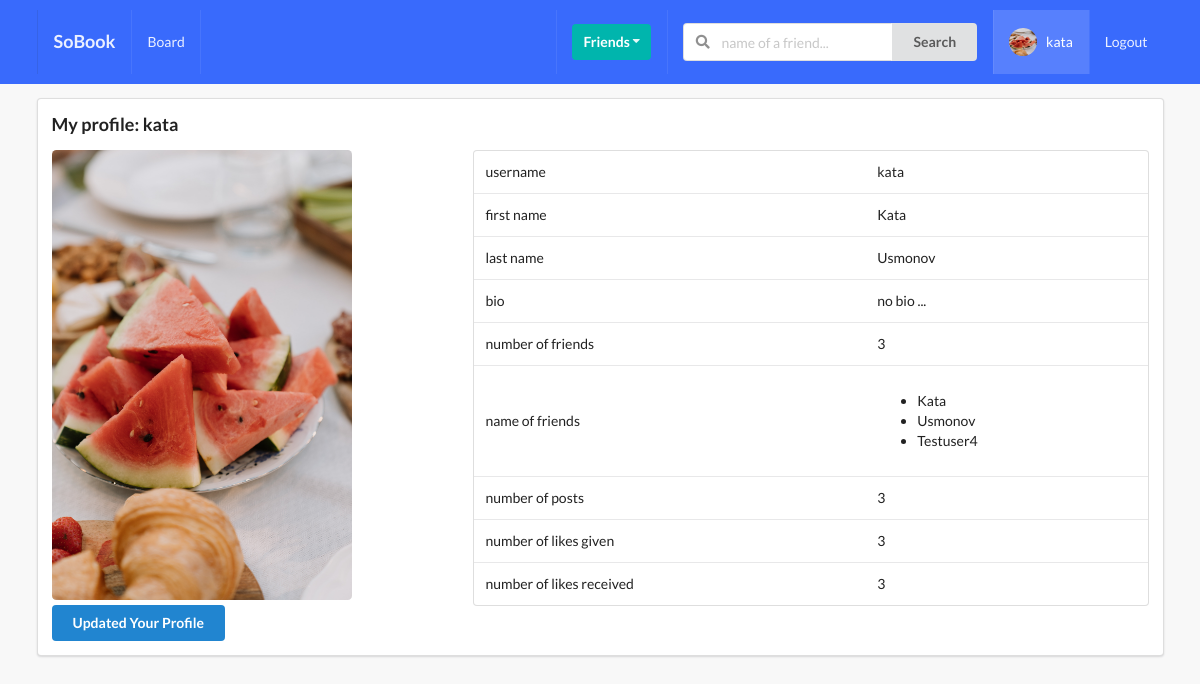
Screenshot of /profiles/myprofile/ (signed in) with the database file from the repository.
### profiles/models.py (models this page shows, shortened)
class Profile(models.Model):
	first_name = models.CharField(max_length=200, blank=True)
	last_name = models.CharField(max_length=200, blank=True)
	user = models.OneToOneField(User, on_delete=models.CASCADE)
	bio = models.TextField(default='no bio ...', max_length=300)
	email = models.EmailField(max_length=200, blank=True)
	country = models.CharField(max_length=200, blank=True)
	avatar = models.ImageField(default='avatar.png', upload_to='avatars/')
	friends  = models.ManyToManyField(User , blank=True, related_name = 'friends')
	slug = models.SlugField(unique = True, blank=True)
	updated = models.DateTimeField(auto_now=True)#
	created = models.DateTimeField(auto_now=True)#
	objects = ProfileManager()
	def get_friends(self):
		return self.friends.all()
	def get_friends_no(self):
		return self.friends.all().count()
	def get_posts_no(self):
		return self.posts.all().count()
	def get_likes_given_no(self):
		likes = self.like_set.all()
		total_liked = 0
		for item in likes:
			if item.value == 'Like':
				total_liked+=1
		return total_liked
	def get_likes_received_no(self):
		posts = self.posts.all()
		total_liked = 0
		for item in posts:
			total_liked += item.liked.all().count()
		return total_liked
	def __str__(self):
		return f"{self.user.username}-{self.created.strftime('%d-%m-%y')}"
	__initial_first_name = None
	__initial_last_name  = None
	def __init__(self, *args, **kwargs):
		super().__init__(*args, **kwargs)
		self.__initial_first_name = self.first_name
		self.__initial_last_name = self.last_name

### posts/models.py (models this page shows, shortened)
class Like(models.Model):
	user = models.ForeignKey(Profile, on_delete=models.CASCADE)
	post = models.ForeignKey(Post, on_delete=models.CASCADE)
	value = models.CharField(choices=LIKE_CHOICES, max_length=8)
	updated = models.DateTimeField(auto_now=True)
	created = models.DateTimeField(auto_now_add=True)

class Post(models.Model):
	content = models.TextField()
	image = models.ImageField(upload_to='posts/', validators=[FileExtensionValidator(['png','jpg','jpeg'])], blank=True )
	liked = models.ManyToManyField(Profile, blank=True, related_name='likes')
	updated = models.DateTimeField(auto_now=True)
	created = models.DateTimeField(auto_now_add=True)
	author = models.ForeignKey(Profile, on_delete=models.CASCADE, related_name='posts')
	class Meta:
		ordering =('-created',)

### profiles/views.py (the view)
# urls.py: path('myprofile/', views.my_profile_view, name='my-profile-view'),
@login_required
def my_profile_view(request):
	profile = Profile.objects.get(user=request.user)
	form  = ProfileModelForm(request.POST or None , request.FILES or None, instance=profile)
	confirm = False
	if request.method == 'POST':
		if form.is_valid():
			form.save()
			confirm = True
	context = {
	'profile': profile,
	'form' : form,
	'confirm': confirm,
	}
	return render(request, 'profiles/myprofile.html', context)

### profiles/forms.py
class ProfileModelForm(forms.ModelForm):
	class Meta():
		model = Profile
		fields = ('first_name', 'last_name','bio','avatar')

### profiles/context_processors.py (called while the page is built)
def profile_pic(request):
	if request.user.is_authenticated:
		profile_obj = Profile.objects.get(user=request.user)
		pic = profile_obj.avatar
		return {'picture': pic}
	return {}

def invatation_recevied_no(request):
	if request.user.is_authenticated:
		profile_obj = Profile.objects.get(user=request.user)
		qs_count = Relationship.objectss.invatations_received(profile_obj).count()
		return {"invite_num": qs_count}
	return {}

### profiles/models.py (called while the page is built)
	def invatations_received(self, receiver):
		qs = Relationship.objectss.filter(receiver=receiver ,status='send')
		return qs

### profiles/templates/profiles/myprofile.html (shortened to what this page needs)
{% extends 'base.html' %}
{% block content %}
<div class="ui segment">
	<h3>My profile: {{ request.user }}</h3>
	<div class="ui grid">
		<div class="row">
			<div class="six wide column">
				<img class="ui medium rounded image" src="{{ profile.avatar.url}}">
				<div class="row mt-5" >
					<button class="ui blue button" id="modal-btn" > Updated Your Profile </button>
				</div>
			</div>
			<div class="ten wide column">
				<table class="ui table">
					<tbody>
						<tr>
							<td>username</td>
							<td>{{ profile.user }}</td>
						</tr>
						<tr>
							<td>first name</td>
							<td>{{ profile.first_name }}</td>
						</tr>
						<tr>
							<td>last name</td>
							<td>{{ profile.last_name }}</td>
						</tr>
						<tr>
							<td>bio</td>
							<td>{{ profile.bio }}</td>
						</tr>
						<tr>
							<td>number of friends</td>
							<td>{{ profile.get_friends_no }}</td>
						</tr>
						<tr>
							<td>name of friends</td>
							<td>
								<ul>
									{% for friends in profile.get_friends  %}
									<li>{{ friends| title }}</li>
									{% endfor %}
								</ul>
							</td>
						</tr>
						<tr>
							<td>number of posts</td>
							<td>{{ profile.get_posts_no }}</td>
						</tr>
						<tr>
							<td>number of likes given </td>
							<td>{{ profile.get_likes_given_no }}</td>
						</tr>
						<tr>
							<td>number of likes received</td>
							<td>{{ profile.get_likes_received_no }}</td>
						</tr>
					</tbody>
				</table>
			</div>
		</div>
	</div>
	</div>
</div>
{% endblock content %}

### templates/main/navbar.html (shortened to what this page needs)
{% url 'home-view' as path_to_home %}
{% url 'profiles:main-post-view' as path_to_posts %}
{% url 'profiles:my-profile-view' as path_to_my_profile %}
<div class="ui inverted menu nav mb-7">
  <div class="ui container">
    <a href="{{ path_to_home }}" class="{% if request.path == path_to_home %}active{%endif%}  item ">
        <h3>SoBook</h3>
    </a>
    {% if request.user.is_authenticated %}
    <a href="{% url 'posts:main-post-view' %}" class="{% if request.path == path_to_posts %}active{% endif %} item">
        Board
    </a>
    {% endif %}
    <div class="right menu">
        {% if request.user.is_authenticated %}
        <div class="item">
            <div class="ui floating dropdown icon button teal"> Friends
                <i class="dropdown icon"></i>
             </div>
        </div>
             <div class="item">
              <form action="" method="GET">
                <div class="ui action left icon input">
                <input class="prompt" type="text" name='q' placeholder="name of a friend...">
                <button type='submit' class="ui button">Search</button>
                </div>
            </form>
            </div>
            <a href="{{ path_to_my_profile }}" class="{% if request.path == path_to_my_profile %} active {% endif %}  item">
                <img src="{{picture.url}}" class="ui avatar image">&nbsp;
                 {{ request.user }}
            </a>
            <a href="{% url 'account_logout' %}"  class="ui item">
                Logout
            </a>
        {% endif %}
    </div>
  </div>
</div>

### static/style.css (style rules this page uses)
body { background: #F8F8F8 !important; }
.nav { border-radius: 0px !important; padding: 10px 0 10px 0 !important; background-color: #396afc !important; }
.mb-7 { margin-bottom: 7px !important; }
.mt-5 { margin-top: 5px !important; }

### rows the page displays
Profile: avatar (picture), user "kata", first_name "Kata", last_name "Usmonov", bio "no bio ...", get_friends_no "3", get_posts_no "3", get_likes_given_no "3", get_likes_received_no "3"

### other values shown
{{ request.user }} "kata"
{{ friends| title }} "Kata"
{{ friends| title }} "Usmonov"
{{ friends| title }} "Testuser4"
